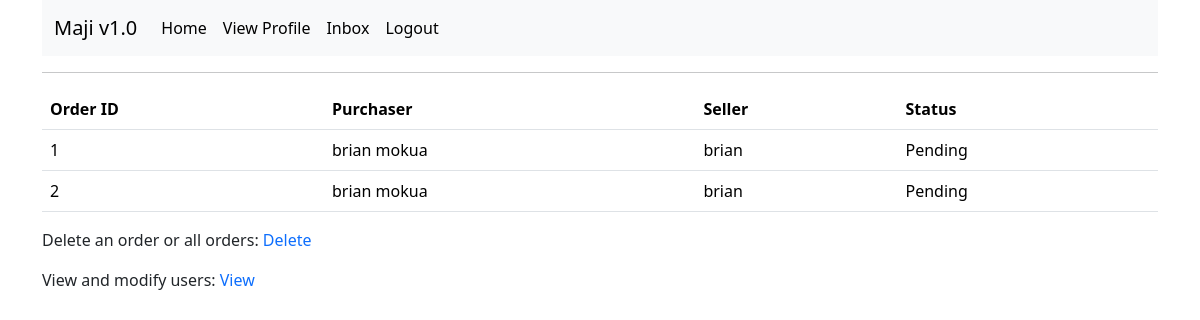
Page /admin (signed in) on the earlier database version.
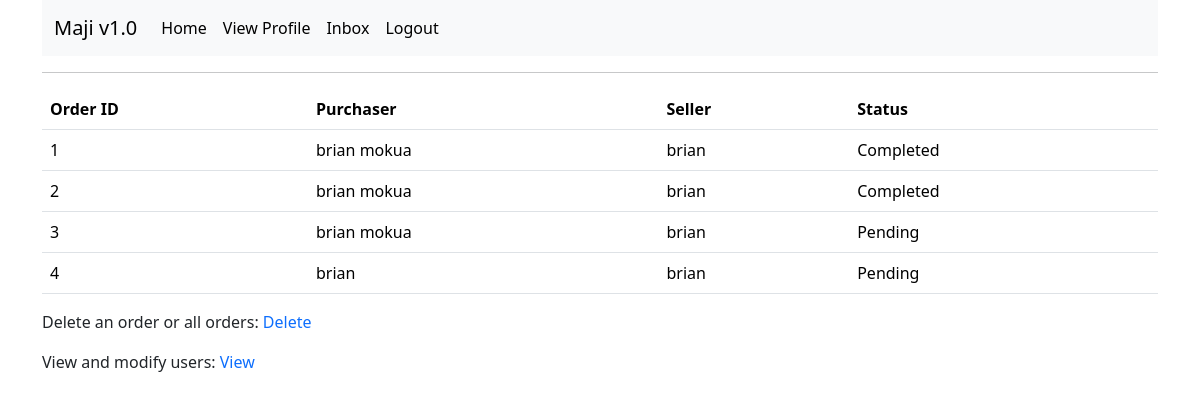
Same page on the later database version.
### app/models.py (models this page shows, shortened)
class Order(db.Model):
    id = db.Column(db.Integer, primary_key=True)
    checked = db.Column(db.Boolean, default=False)
    buyer_name = db.Column(db.String(50), db.ForeignKey("users.username"))
    seller_id = db.Column(db.Integer, db.ForeignKey("users.id"))

class Users(UserMixin, db.Model):
    id = db.Column(db.Integer, primary_key=True)
    username = db.Column(db.String(50), index=True)
    email = db.Column(db.String(120), index=True, unique=True)
    county = db.Column(db.String(30))
    phone_number = db.Column(db.String(13))
    password_hash = db.Column(db.String(128))
    type = db.Column(db.String(10))
    profile_pic = db.Column(db.String(40), nullable=False, default="default.jpg")
    orderee = db.relationship("Order", foreign_keys='Order.buyer_name', backref='purchaser', lazy="dynamic")
    ordered_to = db.relationship("Order", foreign_keys='Order.seller_id', cascade="all, delete-orphan", backref='seller', lazy="dynamic")
    sender = db.relationship("Message", foreign_keys='Message.sender_id', cascade="all, delete-orphan", backref='sender', lazy='dynamic')
    receiver = db.relationship("Message", foreign_keys='Message.receiver_id', cascade="all, delete-orphan", backref='receiver', lazy='dynamic')

### app/main/routes.py (the view)
@bp.route('/admin')
@login_required
def admin():
    if current_user.email == current_app.config['ADMIN_EMAIL']:
        orders = Order.query.all()
        users = Users.query.all()
        return render_template('admin.html', orders=orders, users=users)

### app/models.py (called while the page is built)
@login.user_loader
def Load_user(id):
    return Users.query.get(int(id))

### app/templates/admin.html
{% extends 'base.html' %}
{% block content %}
{% if orders|length > 0 %}
<table class="table">
	<tr>
		<th scope="col">Order ID</th>
		<th scope="col">Purchaser</th>
		<th scope="col">Seller</th>
		<th scope="col">Status</th>
	</tr>
	{% for order in orders %}
	<tr>
		<td scope="row">{{ order.id }}</td>
		<td>{{ order.purchaser.username }}</td>
		<td>{{ order.seller.username }}</td>
		{% if order.checked %}
		<td>Completed</td>
		{% else %}
		<td>Pending</td>
		{% endif %}
	</tr>
	{% endfor %}
</table>
<p>Delete an order or all orders: <a href="{{ url_for("main.delete_orders", id="None") }}" class="text-decoration-none">Delete</a></p>
{% else %}
<p><i>No orders to show</i></p>
{% endif %}
<p>View and modify users: <a href="{{ url_for("main.delete_users", id="None") }}" class="text-decoration-none">View</a>
{% endblock %}

Differences in the rows shown:
changed Order id 1: checked "Pending" → "Completed"
changed Order id 2: checked "Pending" → "Completed"
added Order: id "3", purchaser.username "brian mokua", seller.username "brian", checked "Pending"
added Order: id "4", purchaser.username "brian", seller.username "brian", checked "Pending"
